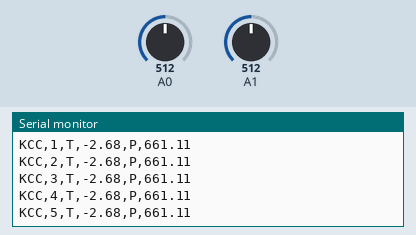
Bench run of a sketch on a simulated Arduino Uno, built with avr-gcc and run on an emulated ATmega328P. Parts: the last lines printed to the serial monitor. Inputs (shaded band) come from the test bench; at power-on: A0 = 512, A1 = 512.

Above: at 1.2 s.
1.3 s: A0 set to 716
At 1.44 s:
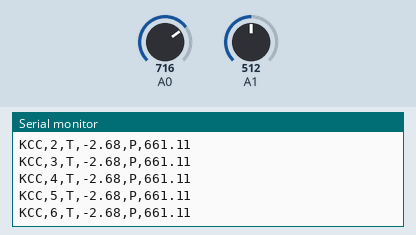
2.8 s: A1 set to 716
At 2.95 s:
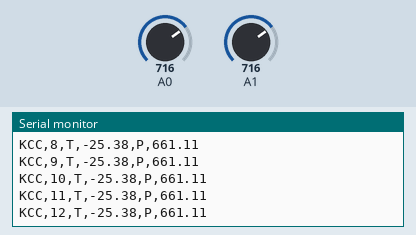
4.3 s: A0 set to 900
At 4.45 s:
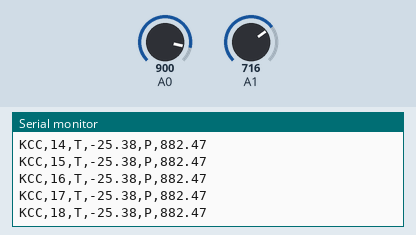
7.3 s: A1 set to 900
At 7.47 s:
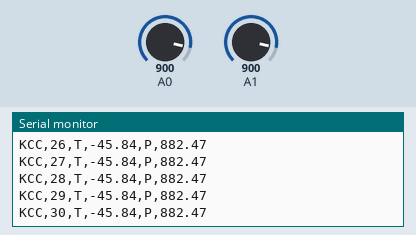
Timing chart, 0 to 9.8 s (numbered marks = the images above; inputs shaded):
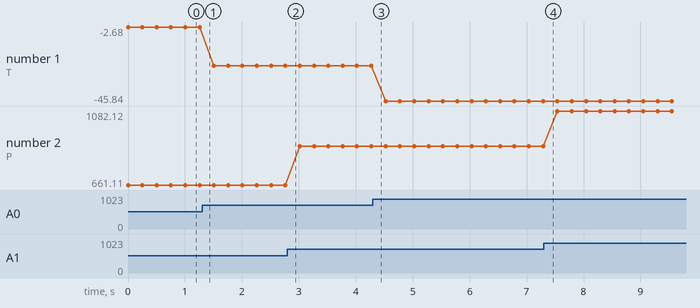

The sketch:

Regional_Code.ino
```cpp
//Variables
int thermistorValue;
int pressureValue;
int countStart = 1;
int count;

float voltage;
float temp;
float pressure;

void setup() {
  Serial.begin(9600);
}

void loop() {
  //Timer
  count = countStart ++ ;1;

  //Temperature - Analog to Voltage
  thermistorValue = analogRead(A0);
  voltage = thermistorValue * (5.0/1023.0);

  //Temperature - Voltage to Celsius
  temp = (voltage * -22.759) + 54.269;

  //Pressure - hPa
  pressureValue = analogRead(A1);
  pressure = ((pressureValue/1024.0)+0.095)/0.0009;

  Serial.print("KCC");
  Serial.print(",");
  Serial.print(count);
  Serial.print(",");
  Serial.print("T");
  Serial.print(",");
  Serial.print(temp);
  Serial.print(",");
  Serial.print("P");
  Serial.print(",");
  Serial.println(pressure);
  delay(250);
}
```

Measured:
- plotted number 1: -2.68 → -25.38 after the input at 1.3 s, -25.38 → -45.84 after the input at 4.3 s
- plotted number 2: 661.11 → 882.47 after the input at 2.8 s, 882.47 → 1082.12 after the input at 7.3 s
